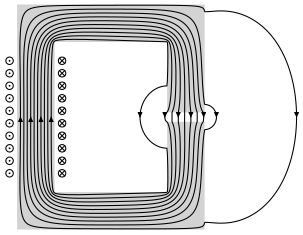

Recreate this plot in Python.
# -*- coding: utf-8 -*-
"""
Lignes de champ magnétique dans un circuit magnétique rectangulaire bobiné,
avec un entrefer dans la branche de droite (modèle 2D plan, voir lib.py).
Produit entrefer.svg.
"""

import matplotlib.pyplot as plt
import numpy as np

import lib

# ---------- Paramètres ----------
a = 0.10# m, largeur extérieure du circuit
b = 0.12# m, hauteur extérieure du circuit
d = 0.02# m, largeur des branches du circuit
e = 5e-3# m, épaisseur de l'entrefer
Ni = 500# A, nombre de spires x intensité
mu_r = 1e5# perméabilité relative du fer

# ---------- Simulation et figure ----------
fer, fils = lib.cadre_bobine(a, b, d, e, Ni)
x, y, A, Bx, By = lib.figure_circuit(fer, fils, mu_r, __file__)

# ---------- Comparaison avec le cours ----------
l = 2*(a - d) + 2*(b - d) - e# m, longueur de la ligne moyenne dans le fer
i, j = np.argmin(abs(y)), np.argmin(abs(x - (a/2 - d/2)))
print(f"B au centre de l'entrefer (simulation)   : {np.hypot(Bx[i, j], By[i, j])*1e3:.1f} mT")
print(f"mu0 N i / (e + l/mu_r) (fer de mu_r fini) : {lib.mu0*Ni/(e + l/mu_r)*1e3:.1f} mT")
print(f"mu0 N i / e            (formule du cours) : {lib.mu0*Ni/e*1e3:.1f} mT")

plt.show()
